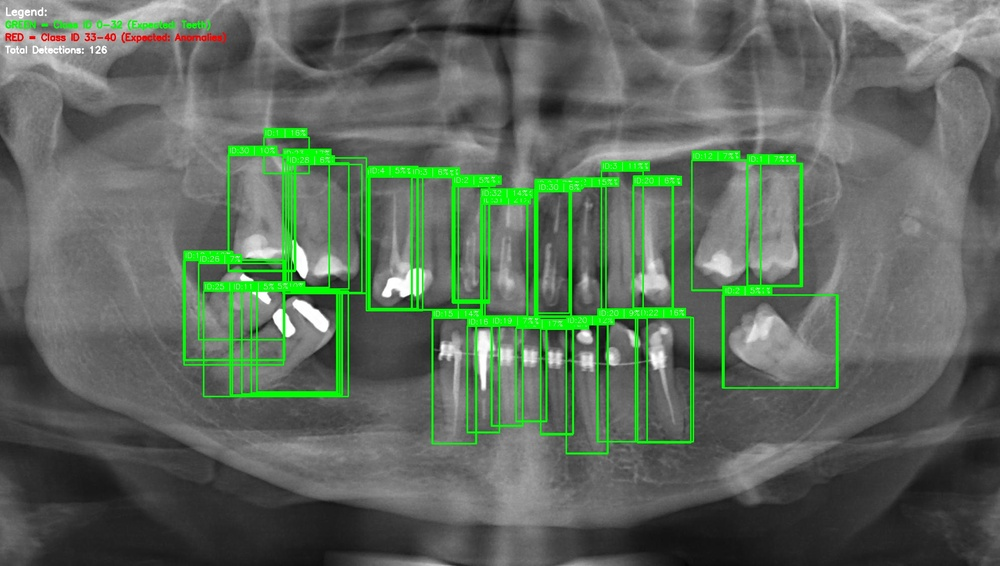
#> input picture debug_mapping.jpg, 1000 x 566 px, shrunk from 1991 x 1127 before the run; its folder holds only this picture in this run
$ python dataset_comparison.py --train . --new .
#> lines starting #> are read from the running program, lines starting #| are printed output that depends on the picture
#!/usr/bin/env python3
"""
Dataset Statistical Comparison
================================
Compare training dataset vs new failing dataset to identify domain shift.

Usage:
    python dataset_comparison.py --train data/train --new data/new_failing
"""

import argparse
import sys
from pathlib import Path
import numpy as np
import cv2
from collections import defaultdict
import matplotlib.pyplot as plt
from tqdm import tqdm


def analyze_image(image_path):
    """Extract statistics from a single image."""
    img = cv2.imread(str(image_path))
#> img is the input picture: shape (566, 1000, 3); mean B, G, R 92.9, 106, 93.2
    if img is None:
        return None

    h, w = img.shape[:2]
#> h = 566; w = 1000

    # Convert to grayscale for X-ray analysis
    gray = cv2.cvtColor(img, cv2.COLOR_BGR2GRAY) if len(img.shape) == 3 else img
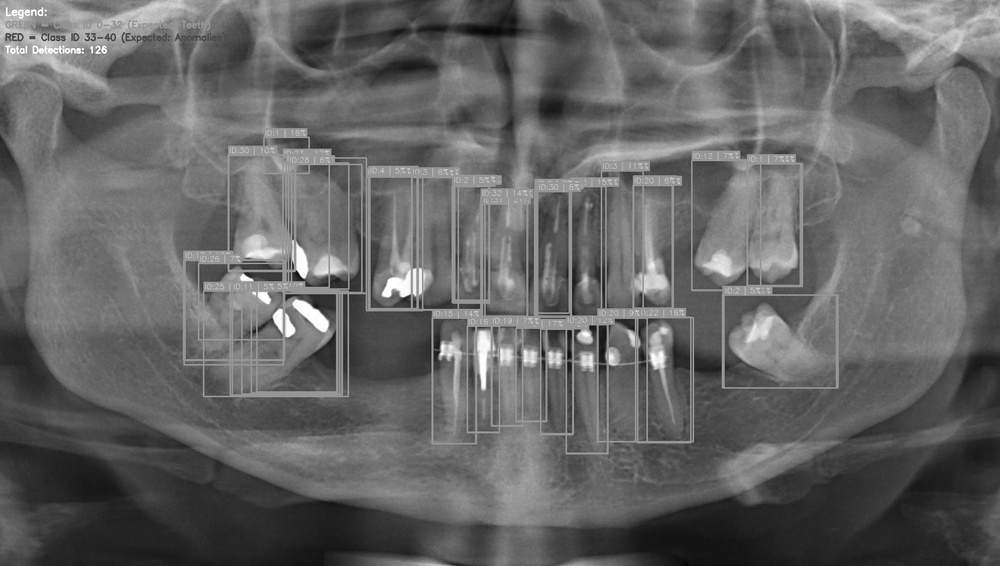
#> gray: shape (566, 1000); min 4, max 255, mean 100.7

    stats = {
        "width": w,
        "height": h,
        "aspect_ratio": w / h,
        "mean_intensity": gray.mean(),
        "std_intensity": gray.std(),
        "min_intensity": gray.min(),
        "max_intensity": gray.max(),
        "median_intensity": np.median(gray),
        "histogram": cv2.calcHist([gray], [0], None, [256], [0, 256]).flatten()
    }

    return stats


def analyze_dataset(dataset_path, sample_size=None):
    """Analyze all images in a dataset."""
    image_paths = []

    for ext in ['*.jpg', '*.jpeg', '*.png']:
        image_paths.extend(Path(dataset_path).rglob(ext))

    if not image_paths:
        return None

    print(f"Found {len(image_paths)} images in {dataset_path}")

    if sample_size and len(image_paths) > sample_size:
        import random
        image_paths = random.sample(image_paths, sample_size)
        print(f"Sampling {sample_size} images")

    stats_list = []

    for img_path in tqdm(image_paths, desc="Analyzing images"):
        stats = analyze_image(img_path)
#> stats = 9 items
        if stats:
            stats_list.append(stats)

    if not stats_list:
        return None

    # Aggregate statistics
    aggregate = {
        "count": len(stats_list),
        "width": {
            "mean": np.mean([s["width"] for s in stats_list]),
            "std": np.std([s["width"] for s in stats_list]),
            "min": np.min([s["width"] for s in stats_list]),
            "max": np.max([s["width"] for s in stats_list])
        },
        "height": {
            "mean": np.mean([s["height"] for s in stats_list]),
            "std": np.std([s["height"] for s in stats_list]),
            "min": np.min([s["height"] for s in stats_list]),
            "max": np.max([s["height"] for s in stats_list])
        },
        "aspect_ratio": {
            "mean": np.mean([s["aspect_ratio"] for s in stats_list]),
            "std": np.std([s["aspect_ratio"] for s in stats_list])
        },
        "intensity": {
            "mean": np.mean([s["mean_intensity"] for s in stats_list]),
            "std": np.mean([s["std_intensity"] for s in stats_list]),
            "global_min": np.min([s["min_intensity"] for s in stats_list]),
            "global_max": np.max([s["max_intensity"] for s in stats_list])
        },
        "histogram_mean": np.mean([s["histogram"] for s in stats_list], axis=0)
    }

    return aggregate, stats_list


def compare_datasets(train_path, new_path, sample_size=100):
    """Compare two datasets and visualize differences."""
    print("="*70)
    print("DATASET COMPARISON ANALYSIS")
    print("="*70)

    print("\n[1/2] Analyzing training dataset...")
    train_stats, train_raw = analyze_dataset(train_path, sample_size)
#> train_stats = 6 items; train_raw = 1 item

    if not train_stats:
        print("❌ No images found in training dataset")
        return None

    print("\n[2/2] Analyzing new dataset...")
    new_stats, new_raw = analyze_dataset(new_path, sample_size)
#> new_stats = 6 items; new_raw = 1 item

    if not new_stats:
        print("❌ No images found in new dataset")
        return None

    # Comparison report
    print("\n" + "="*70)
    print("COMPARISON REPORT")
    print("="*70)

    print(f"\nDataset Sizes:")
    print(f"  Training: {train_stats['count']} images")
#|   Training: 1 images
    print(f"  New: {new_stats['count']} images")
#|   New: 1 images

    print(f"\nImage Dimensions:")
    print(f"  Training: {train_stats['width']['mean']:.0f}x{train_stats['height']['mean']:.0f} "
          f"(±{train_stats['width']['std']:.0f}x{train_stats['height']['std']:.0f})")
#|   Training: 1000x566 (±0x0)
    print(f"  New:      {new_stats['width']['mean']:.0f}x{new_stats['height']['mean']:.0f} "
          f"(±{new_stats['width']['std']:.0f}x{new_stats['height']['std']:.0f})")
#|   New:      1000x566 (±0x0)

    width_diff = abs(train_stats['width']['mean'] - new_stats['width']['mean'])
#> width_diff = 0
    if width_diff > 200:
        print(f"  ⚠️  WARNING: Large resolution difference ({width_diff:.0f}px)")

    print(f"\nAspect Ratio:")
    print(f"  Training: {train_stats['aspect_ratio']['mean']:.3f}")
#|   Training: 1.767
    print(f"  New:      {new_stats['aspect_ratio']['mean']:.3f}")
#|   New:      1.767

    print(f"\nIntensity Statistics:")
    print(f"  Training: mean={train_stats['intensity']['mean']:.1f}, "
          f"std={train_stats['intensity']['std']:.1f}")
#|   Training: mean=100.7, std=37.9
    print(f"  New:      mean={new_stats['intensity']['mean']:.1f}, "
          f"std={new_stats['intensity']['std']:.1f}")
#|   New:      mean=100.7, std=37.9

    intensity_diff = abs(train_stats['intensity']['mean'] - new_stats['intensity']['mean'])
#> intensity_diff = 0
    if intensity_diff > 20:
        print(f"  ⚠️  WARNING: Large intensity difference ({intensity_diff:.1f})")
        if new_stats['intensity']['mean'] > train_stats['intensity']['mean']:
            print(f"     → New images are BRIGHTER")
        else:
            print(f"     → New images are DARKER")

    # Visualization
    fig, axes = plt.subplots(2, 3, figsize=(15, 10))
    fig.suptitle("Dataset Comparison", fontsize=16, fontweight='bold')

    # 1. Resolution distribution
    ax = axes[0, 0]
    train_widths = [s["width"] for s in train_raw]
#> train_widths = [1000]
    new_widths = [s["width"] for s in new_raw]
#> new_widths = [1000]
    ax.hist(train_widths, bins=30, alpha=0.5, label='Training', color='blue')
    ax.hist(new_widths, bins=30, alpha=0.5, label='New', color='red')
    ax.set_xlabel("Image Width (px)")
    ax.set_ylabel("Frequency")
    ax.set_title("Width Distribution")
    ax.legend()
    ax.grid(True, alpha=0.3)

    # 2. Intensity distribution
    ax = axes[0, 1]
    train_intensities = [s["mean_intensity"] for s in train_raw]
#> train_intensities = [100.7]
    new_intensities = [s["mean_intensity"] for s in new_raw]
#> new_intensities = [100.7]
    ax.hist(train_intensities, bins=30, alpha=0.5, label='Training', color='blue')
    ax.hist(new_intensities, bins=30, alpha=0.5, label='New', color='red')
    ax.set_xlabel("Mean Intensity")
    ax.set_ylabel("Frequency")
    ax.set_title("Intensity Distribution")
    ax.legend()
    ax.grid(True, alpha=0.3)

    # 3. Histogram comparison
    ax = axes[0, 2]
    ax.plot(train_stats['histogram_mean'], label='Training', color='blue', linewidth=2)
    ax.plot(new_stats['histogram_mean'], label='New', color='red', linewidth=2)
    ax.set_xlabel("Pixel Value")
    ax.set_ylabel("Average Frequency")
    ax.set_title("Average Histogram")
    ax.legend()
    ax.grid(True, alpha=0.3)

    # 4. Aspect ratio
    ax = axes[1, 0]
    train_ratios = [s["aspect_ratio"] for s in train_raw]
#> train_ratios = [1.77]
    new_ratios = [s["aspect_ratio"] for s in new_raw]
#> new_ratios = [1.77]
    ax.hist(train_ratios, bins=30, alpha=0.5, label='Training', color='blue')
    ax.hist(new_ratios, bins=30, alpha=0.5, label='New', color='red')
    ax.set_xlabel("Aspect Ratio (W/H)")
    ax.set_ylabel("Frequency")
    ax.set_title("Aspect Ratio Distribution")
    ax.legend()
    ax.grid(True, alpha=0.3)

    # 5. Contrast (std dev)
    ax = axes[1, 1]
    train_stds = [s["std_intensity"] for s in train_raw]
#> train_stds = [37.93]
    new_stds = [s["std_intensity"] for s in new_raw]
#> new_stds = [37.93]
    ax.hist(train_stds, bins=30, alpha=0.5, label='Training', color='blue')
    ax.hist(new_stds, bins=30, alpha=0.5, label='New', color='red')
    ax.set_xlabel("Intensity Std Dev (Contrast)")
    ax.set_ylabel("Frequency")
    ax.set_title("Contrast Distribution")
    ax.legend()
    ax.grid(True, alpha=0.3)

    # 6. Summary text
    ax = axes[1, 2]
    ax.axis('off')

    summary = f"""
    DOMAIN SHIFT ANALYSIS
    {'='*30}

    Resolution:
      Δ Width: {width_diff:.0f}px
      Δ Height: {abs(train_stats['height']['mean'] - new_stats['height']['mean']):.0f}px

    Intensity:
      Δ Mean: {intensity_diff:.1f}
      Training: {train_stats['intensity']['mean']:.1f}
      New: {new_stats['intensity']['mean']:.1f}

    Contrast:
      Δ Std: {abs(train_stats['intensity']['std'] - new_stats['intensity']['std']):.1f}

    Assessment:
    """

    # Assess domain shift severity
    issues = []
    if width_diff > 200:
        issues.append("• Large resolution mismatch")
    if intensity_diff > 30:
        issues.append("• Significant brightness shift")
    if abs(train_stats['intensity']['std'] - new_stats['intensity']['std']) > 15:
        issues.append("• Contrast mismatch")

    if not issues:
        summary += "\n  ✅ Minimal domain shift"
        summary += "\n  → Issue is likely threshold"
    elif len(issues) == 1:
        summary += "\n  ⚠️  Moderate domain shift"
        summary += "\n" + "\n".join(f"  {i}" for i in issues)
        summary += "\n\n  → Try different model"
    else:
        summary += "\n  ❌ Severe domain shift"
        summary += "\n" + "\n".join(f"  {i}" for i in issues)
        summary += "\n\n  → Fine-tuning required"

    ax.text(0.1, 0.9, summary, transform=ax.transAxes,
            fontsize=9, verticalalignment='top', family='monospace',
            bbox=dict(boxstyle='round', facecolor='wheat', alpha=0.5))

    plt.tight_layout()
    plt.savefig("dataset_comparison.png", dpi=150, bbox_inches='tight')
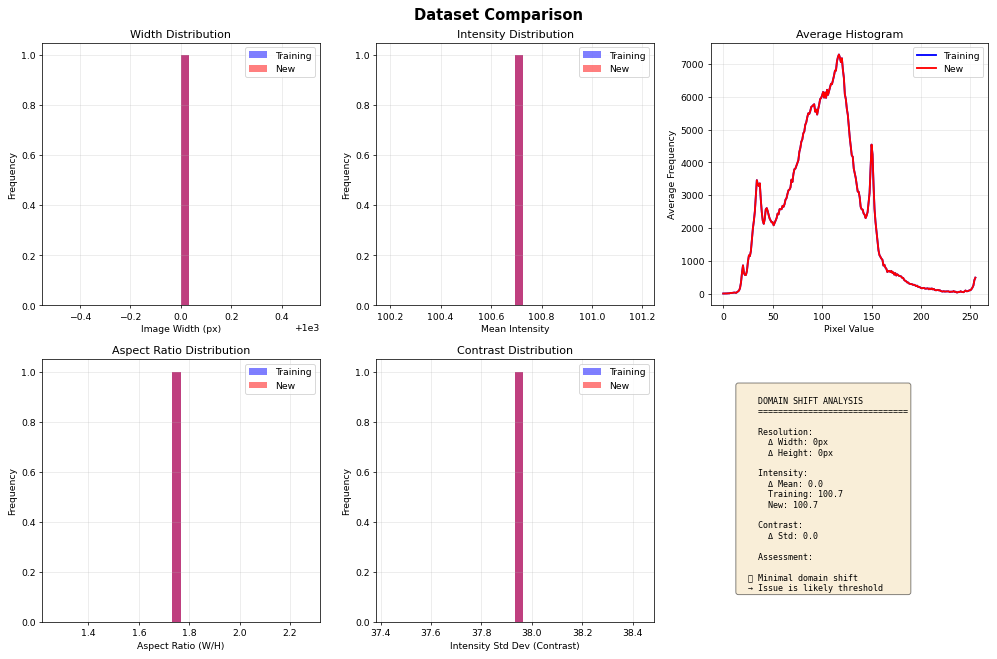
#> figure drawn by matplotlib, 5 panels; panel 1: tallest bar 1 high, from x = 1000 to 1000; panel 1: tallest bar 1 high, from x = 1000 to 1000; panel 2: tallest bar 1 high, from x = 100.7 to 100.7; panel 2: tallest bar 1 high, from x = 100.7 to 100.7
    print(f"\n✅ Visualization saved to: dataset_comparison.png")

    return {
        "train": train_stats,
        "new": new_stats,
        "differences": {
            "resolution_diff": float(width_diff),
            "intensity_diff": float(intensity_diff),
            "severity": "severe" if len(issues) > 1 else ("moderate" if issues else "minimal")
        }
    }


def main():
    parser = argparse.ArgumentParser(description="Compare training vs new dataset")
    parser.add_argument("--train", type=str, required=True,
                       help="Path to training dataset directory")
    parser.add_argument("--new", type=str, required=True,
                       help="Path to new (failing) dataset directory")
    parser.add_argument("--sample", type=int, default=100,
                       help="Number of images to sample from each dataset")

    args = parser.parse_args()

    result = compare_datasets(args.train, args.new, args.sample)
#> result = 3 items

    if result is None:
        sys.exit(1)

    # Save report
    import json
    output_path = Path("dataset_comparison.json")

    # Remove non-serializable data (histograms)
    result_copy = result.copy()
#> result_copy = 3 items
    if 'histogram_mean' in result_copy.get('train', {}):
        del result_copy['train']['histogram_mean']
    if 'histogram_mean' in result_copy.get('new', {}):
        del result_copy['new']['histogram_mean']

    with open(output_path, 'w') as f:
#> (the run stopped early here; a loop or call above may not have finished)
